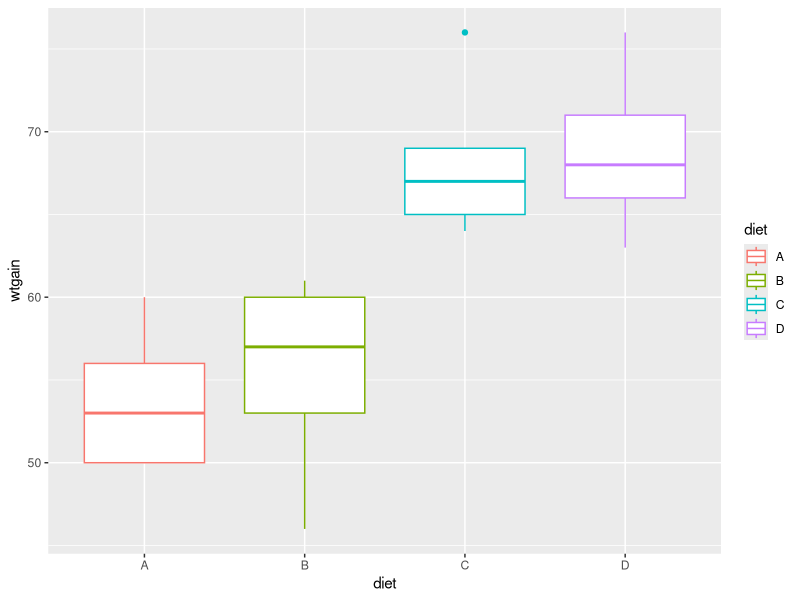

This chart was generated by the following R code:
setwd("/datascience/projects/statisticallyfit/github/R/RStatistics/STAT210 Statistical Modelling and Experimental Design/Chapter 4 - Multiple Linear Regression")

chickData <- read.table("chickWeightGain.txt", header=TRUE)
head(chickData)

library(ggplot2)

ggplot(chickData, aes(x=diet, y=wtgain, group = diet, color=diet)) + 
      geom_boxplot()

chick.lm <- lm(wtgain ~ diet, data=chickData)
summary(chick.lm)
